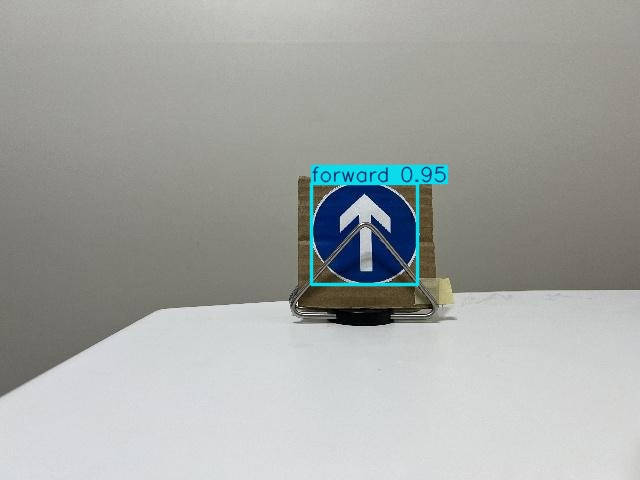
#> input picture runs/detect/predict/IMG_5668_jpeg.rf.632624e1a97171f83e76157d12102f29.jpg, 640 x 480 px; its folder holds only this picture in this run
$ python -i data_augmentation.py   (imports and definitions only)
#> lines starting #> are read from the running program, lines starting #| are printed output that depends on the picture
#> further down, picture is the input picture: shape (480, 640, 3); mean B, G, R 163.4, 166.2, 163.2
import cv2
import numpy as np
import random
import os
from pathlib import Path

_BASE = Path(__file__).parent.parent


class ImageTransformer:
    def __init__(self, image_path):
        self.image = cv2.imread(image_path)
        self.image = self.resize_image()

    # [18 lines left out: function resize_image, not called in this run]


class GeometricTransformer:

    def __init__(self, image):
        self.image = image

    def apply_transformations(
        self,
        rotation_angles=[30, -30],
        shear_factors=[0.2, -0.2],
        translations=[(-10, 0), (10, 0), (0, -10), (0, 10)],
        scale_factors=[0.8, 1.2],
    ):
        """Apply a series of transformations to the image using parameter lists for each type."""
        transformed_images = []

        # Apply rotation for each angle in the list
        for angle in rotation_angles:
            transformed_images.append(self._rotate(angle))
#> this loop made 2 passes
#> pass 1, in _rotate, `rotated = cv2.warpAffine(self.image, M, (w, h))`:
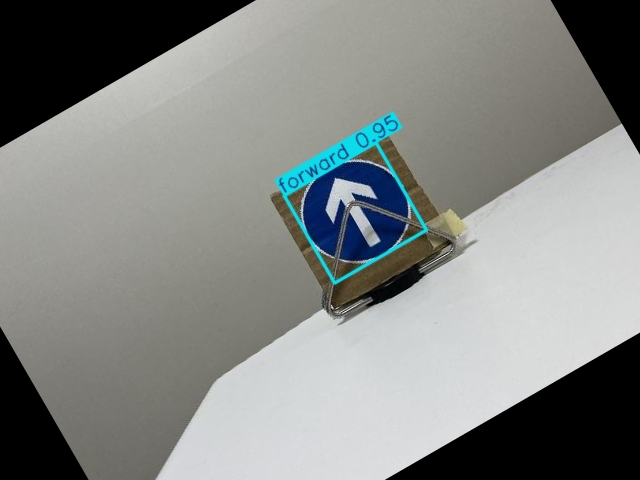
#> rotated: shape (480, 640, 3); mean B, G, R 133, 135.4, 132.4
#> pass 2, in _rotate (call 2), `rotated = cv2.warpAffine(self.image, M, (w, h))`:
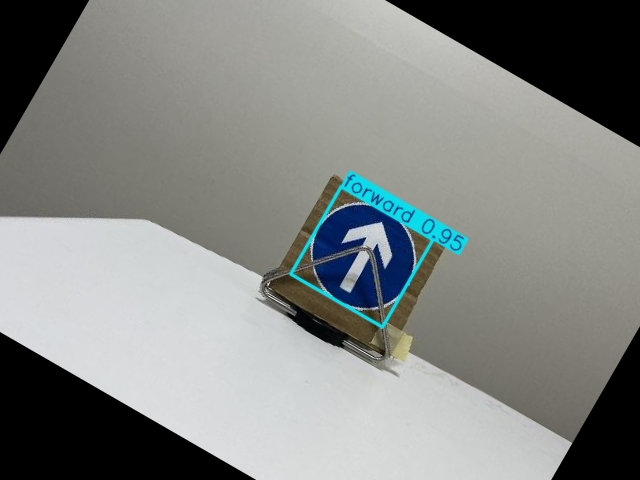
#> rotated: shape (480, 640, 3); mean B, G, R 132.5, 134.8, 131.8
#> after the loop, transformed_images = 2 items

        # Apply shearing for each shear factor in the list
        for shear in shear_factors:
            transformed_images.append(self._shear(shear))
#> this loop made 2 passes
#> pass 1, in _shear, `sheared = cv2.warpAffine(self.image, M, (w, h))`:
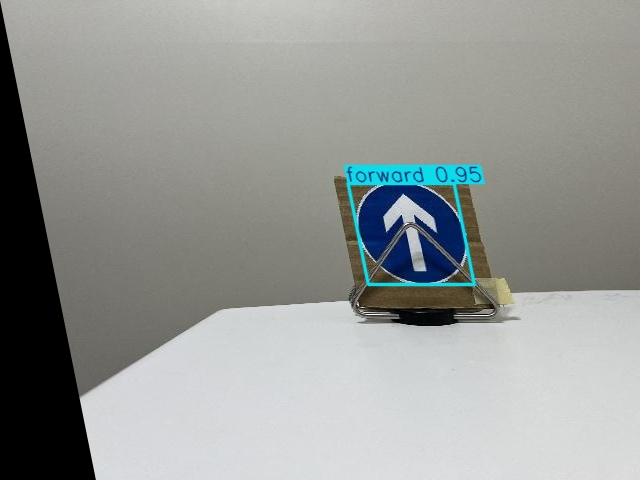
#> sheared: shape (480, 640, 3); mean B, G, R 150.3, 152.8, 149.8
#> pass 2, in _shear (call 2), `sheared = cv2.warpAffine(self.image, M, (w, h))`:
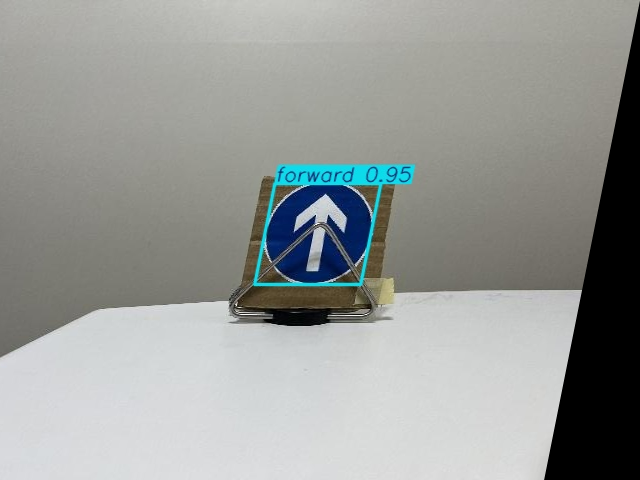
#> sheared: shape (480, 640, 3); mean B, G, R 151.7, 154.4, 151.4
#> after the loop, transformed_images = 4 items

        # Apply translation for each (tx, ty) tuple in the list
        for tx, ty in translations:
            transformed_images.append(self._translate(tx, ty, percent=True))
#> this loop made 4 passes
#> pass 3, in _translate (call 3), `translated = cv2.warpAffine(self.image, M, (w, h))`:
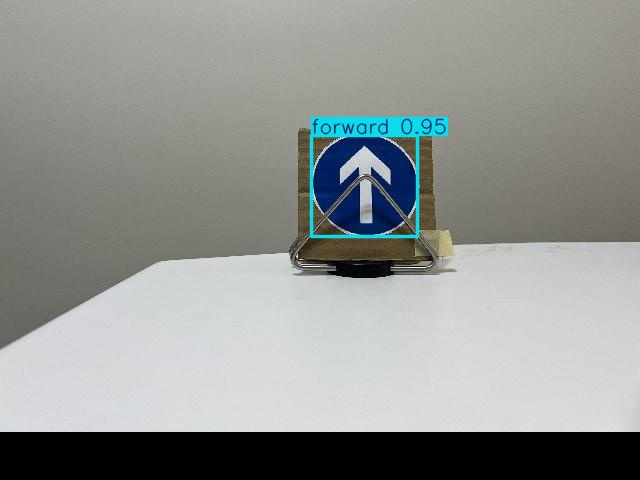
#> translated: shape (480, 640, 3); mean B, G, R 146.4, 148.6, 145.6
#> after the loop, transformed_images = 8 items

        # Apply scaling for each scale factor in the list
        for scale in scale_factors:
            transformed_images.append(self._scale(scale))
#> this loop made 2 passes
#> pass 1, in _scale, `padded = cv2.copyMakeBorder( scaled, pad_y, target_h - new_h - pad_y, ..`:
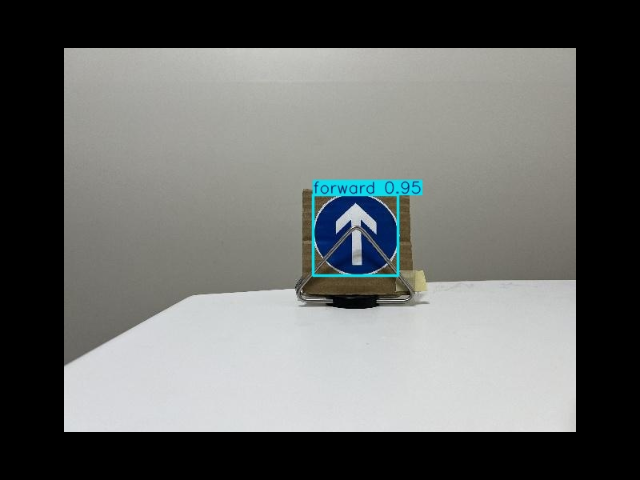
#> padded: shape (480, 640, 3); mean B, G, R 104.6, 106.4, 104.4
#> pass 2, in _scale (call 2), `cropped = scaled[start_y : start_y + target_h, start_x : start_x + tar..`:
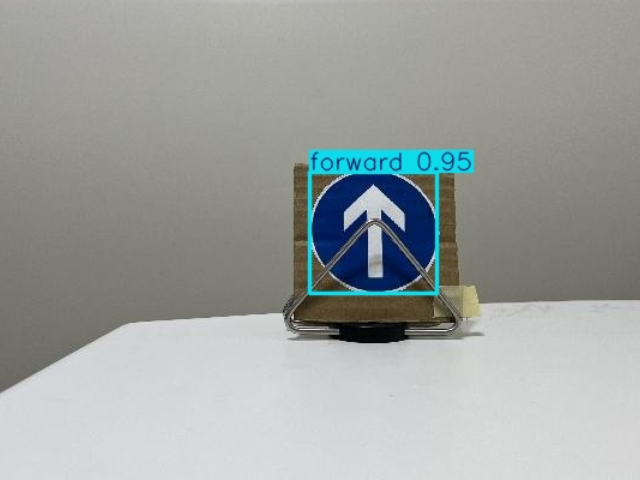
#> cropped: shape (480, 640, 3); mean B, G, R 159, 161.6, 157.3
#> after the loop, transformed_images = 10 items

        return transformed_images

    def _rotate(self, angle=30):
        """Rotate the image by the specified angle."""
        (h, w) = self.image.shape[:2]
        center = (w // 2, h // 2)
        M = cv2.getRotationMatrix2D(center, angle, 1.0)
        rotated = cv2.warpAffine(self.image, M, (w, h))
        return rotated

    def _shear(self, shear_factor=0.1):
        """Shear the image by the specified shear factor."""
        (h, w) = self.image.shape[:2]
        M = np.array([[1, shear_factor, 0], [0, 1, 0]], dtype=np.float32)
        sheared = cv2.warpAffine(self.image, M, (w, h))
        return sheared

    def _translate(self, tx=20, ty=20, percent=False):
        """Translate the image by the specified x and y offsets.
        If percent=True, tx and ty are interpreted as percentages of width and height.
        """
        (h, w) = self.image.shape[:2]
        if percent:
            tx = int(w * tx / 100.0)
            ty = int(h * ty / 100.0)
        M = np.array([[1, 0, tx], [0, 1, ty]], dtype=np.float32)
        translated = cv2.warpAffine(self.image, M, (w, h))
        return translated

    def _scale(self, scale_factor=1.2):
        """Scale the image by the specified scale factor, then crop or pad to 640x480."""
        (h, w) = self.image.shape[:2]
        new_w, new_h = int(w * scale_factor), int(h * scale_factor)
        scaled = cv2.resize(self.image, (new_w, new_h))

        target_w, target_h = 640, 480

        if new_w > target_w or new_h > target_h:
            # Crop the center
            start_x = (new_w - target_w) // 2
            start_y = (new_h - target_h) // 2
            cropped = scaled[start_y : start_y + target_h, start_x : start_x + target_w]
            return cropped
        else:
            # Pad the image to the target size
            pad_x = (target_w - new_w) // 2
            pad_y = (target_h - new_h) // 2
            padded = cv2.copyMakeBorder(
                scaled,
                pad_y,
                target_h - new_h - pad_y,
                pad_x,
                target_w - new_w - pad_x,
                cv2.BORDER_CONSTANT,
                value=[0, 0, 0],
            )
            return padded


class PhotometricTransformer:
    def __init__(self, image):
        self.image = image

    # [38 lines left out: functions random_transform, _change_brightness, _jitter, _hsv_shift, not called in this run]

    def _to_grayscale(self, img):
        gray = cv2.cvtColor(img, cv2.COLOR_BGR2GRAY)
        return cv2.cvtColor(gray, cv2.COLOR_GRAY2BGR)

    # [5 lines left out: function _add_noise, not called in this run]


raw_data_dir = str(_BASE / "raw_data")
resized_dir = str(_BASE / "resized")
# [9 lines not run here, left out]

# [10 lines of commented-out code are left out]

>>> import cv2
>>> picture = cv2.imread('../runs/detect/predict/IMG_5668_jpeg.rf.632624e1a97171f83e76157d12102f29.jpg')
>>> result = GeometricTransformer(picture).apply_transformations()
#> result = 10 items
